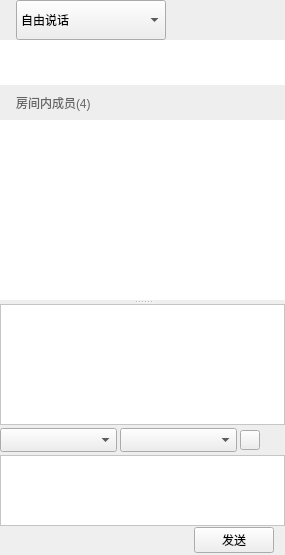
<?xml version="1.0" encoding="UTF-8"?>
<ui version="4.0">
 <class>LeftWdg</class>
 <widget class="QWidget" name="LeftWdg">
  <property name="geometry">
   <rect>
    <x>0</x>
    <y>0</y>
    <width>285</width>
    <height>555</height>
   </rect>
  </property>
  <property name="sizePolicy">
   <sizepolicy hsizetype="Preferred" vsizetype="Preferred">
    <horstretch>0</horstretch>
    <verstretch>0</verstretch>
   </sizepolicy>
  </property>
  <property name="minimumSize">
   <size>
    <width>285</width>
    <height>555</height>
   </size>
  </property>
  <property name="maximumSize">
   <size>
    <width>500</width>
    <height>16777215</height>
   </size>
  </property>
  <property name="windowTitle">
   <string>LeftWdg</string>
  </property>
  <layout class="QVBoxLayout" name="verticalLayout">
   <property name="spacing">
    <number>10</number>
   </property>
   <property name="leftMargin">
    <number>0</number>
   </property>
   <property name="topMargin">
    <number>0</number>
   </property>
   <property name="rightMargin">
    <number>10</number>
   </property>
   <property name="bottomMargin">
    <number>10</number>
   </property>
   <item>
    <widget class="QSplitter" name="splitter">
     <property name="minimumSize">
      <size>
       <width>285</width>
       <height>555</height>
      </size>
     </property>
     <property name="orientation">
      <enum>Qt::Vertical</enum>
     </property>
     <widget class="QWidget" name="userListArea" native="true">
      <property name="sizePolicy">
       <sizepolicy hsizetype="Preferred" vsizetype="Maximum">
        <horstretch>0</horstretch>
        <verstretch>1</verstretch>
       </sizepolicy>
      </property>
      <property name="minimumSize">
       <size>
        <width>0</width>
        <height>300</height>
       </size>
      </property>
      <property name="styleSheet">
       <string notr="true">background-color: rgb(238, 238, 238);</string>
      </property>
      <layout class="QVBoxLayout" name="verticalLayout_2">
       <property name="spacing">
        <number>0</number>
       </property>
       <property name="margin">
        <number>0</number>
       </property>
       <item>
        <layout class="QHBoxLayout" name="hBoxSpeakMode">
         <property name="spacing">
          <number>0</number>
         </property>
         <property name="leftMargin">
          <number>16</number>
         </property>
         <item>
          <widget class="QComboBox" name="cmbSpeakMode">
           <property name="minimumSize">
            <size>
             <width>150</width>
             <height>40</height>
            </size>
           </property>
           <property name="maximumSize">
            <size>
             <width>200</width>
             <height>16777215</height>
            </size>
           </property>
           <property name="styleSheet">
            <string notr="true"/>
           </property>
           <item>
            <property name="text">
             <string>自由说话</string>
            </property>
           </item>
           <item>
            <property name="text">
             <string>按键说话</string>
            </property>
           </item>
           <item>
            <property name="text">
             <string>主持人点名</string>
            </property>
           </item>
          </widget>
         </item>
         <item>
          <spacer name="horizontalSpacer_2">
           <property name="orientation">
            <enum>Qt::Horizontal</enum>
           </property>
           <property name="sizeHint" stdset="0">
            <size>
             <width>40</width>
             <height>2</height>
            </size>
           </property>
          </spacer>
         </item>
        </layout>
       </item>
       <item>
        <layout class="QHBoxLayout" name="horizontalLayout_2">
         <item>
          <widget class="QLabel" name="lblSpeakerStatus">
           <property name="sizePolicy">
            <sizepolicy hsizetype="Preferred" vsizetype="Preferred">
             <horstretch>0</horstretch>
             <verstretch>0</verstretch>
            </sizepolicy>
           </property>
           <property name="minimumSize">
            <size>
             <width>184</width>
             <height>45</height>
            </size>
           </property>
           <property name="maximumSize">
            <size>
             <width>16777215</width>
             <height>16777215</height>
            </size>
           </property>
           <property name="styleSheet">
            <string notr="true">background-color: rgb(255, 255, 255);
background-repeat: no-repeat;</string>
           </property>
           <property name="text">
            <string/>
           </property>
           <property name="pixmap">
            <pixmap resource="../Resources/Default.qrc">:/skin/room/imgSpeakStatus.png</pixmap>
           </property>
          </widget>
         </item>
        </layout>
       </item>
       <item>
        <layout class="QHBoxLayout" name="horizontalLayout_3">
         <property name="leftMargin">
          <number>16</number>
         </property>
         <item>
          <widget class="QLabel" name="lblUserNum">
           <property name="sizePolicy">
            <sizepolicy hsizetype="Fixed" vsizetype="Preferred">
             <horstretch>0</horstretch>
             <verstretch>0</verstretch>
            </sizepolicy>
           </property>
           <property name="minimumSize">
            <size>
             <width>80</width>
             <height>35</height>
            </size>
           </property>
           <property name="maximumSize">
            <size>
             <width>120</width>
             <height>16777215</height>
            </size>
           </property>
           <property name="styleSheet">
            <string notr="true">font: 12pt &quot;微软雅黑&quot;;
color: rgb(102,102,102);</string>
           </property>
           <property name="text">
            <string>房间内成员(4)</string>
           </property>
          </widget>
         </item>
         <item>
          <spacer name="horizontalSpacer">
           <property name="orientation">
            <enum>Qt::Horizontal</enum>
           </property>
           <property name="sizeHint" stdset="0">
            <size>
             <width>40</width>
             <height>20</height>
            </size>
           </property>
          </spacer>
         </item>
        </layout>
       </item>
       <item>
        <widget class="QListView" name="lvUser">
         <property name="styleSheet">
          <string notr="true">background-color: rgb(255, 255, 255);
border:0px solid rgb(211, 224, 233);
min-height:40px;</string>
         </property>
        </widget>
       </item>
      </layout>
     </widget>
     <widget class="QWidget" name="txtChatArea" native="true">
      <property name="sizePolicy">
       <sizepolicy hsizetype="Preferred" vsizetype="Fixed">
        <horstretch>0</horstretch>
        <verstretch>0</verstretch>
       </sizepolicy>
      </property>
      <property name="minimumSize">
       <size>
        <width>285</width>
        <height>250</height>
       </size>
      </property>
      <property name="maximumSize">
       <size>
        <width>16777215</width>
        <height>500</height>
       </size>
      </property>
      <layout class="QVBoxLayout" name="downLayout">
       <property name="spacing">
        <number>0</number>
       </property>
       <property name="sizeConstraint">
        <enum>QLayout::SetMinimumSize</enum>
       </property>
       <property name="margin">
        <number>0</number>
       </property>
       <item>
        <widget class="QWidget" name="verticalWidget" native="true">
         <property name="minimumSize">
          <size>
           <width>285</width>
           <height>105</height>
          </size>
         </property>
         <layout class="QVBoxLayout" name="verticalLayout_3" stretch="0,0,0,0">
          <property name="spacing">
           <number>0</number>
          </property>
          <property name="margin">
           <number>0</number>
          </property>
          <item>
           <widget class="QTextEdit" name="outPutTextEdit">
            <property name="styleSheet">
             <string notr="true">background-color: rgb(255, 255, 255);</string>
            </property>
           </widget>
          </item>
          <item>
           <widget class="QWidget" name="chatToolBar" native="true">
            <property name="sizePolicy">
             <sizepolicy hsizetype="Preferred" vsizetype="Fixed">
              <horstretch>0</horstretch>
              <verstretch>0</verstretch>
             </sizepolicy>
            </property>
            <property name="minimumSize">
             <size>
              <width>277</width>
              <height>30</height>
             </size>
            </property>
            <property name="styleSheet">
             <string notr="true">background-color: rgb(238, 238, 238);</string>
            </property>
            <layout class="QHBoxLayout" name="horizontalLayout_5">
             <property name="spacing">
              <number>3</number>
             </property>
             <property name="leftMargin">
              <number>0</number>
             </property>
             <property name="topMargin">
              <number>0</number>
             </property>
             <property name="rightMargin">
              <number>2</number>
             </property>
             <property name="bottomMargin">
              <number>0</number>
             </property>
             <item>
              <widget class="QComboBox" name="fontBox">
               <property name="styleSheet">
                <string notr="true">outline: none;
	margin: 0px;
	border-width:3px 3px 3px 3px;
	border-image:url(:/login/login/style_1_disable.png);
	padding: 1px 1px 1px 1px;
	selection-background-color: qlineargradient(x1: 0.5, y1: 0.5, x2: 0, y2: 0, stop: 0 #3f98d9, stop: 1 #3188c7);

</string>
               </property>
              </widget>
             </item>
             <item>
              <widget class="QComboBox" name="sizeBox">
               <property name="styleSheet">
                <string notr="true">outline: none;
	margin: 0px;
	border-width:3px 3px 3px 3px;
	border-image:url(:/login/login/style_1_disable.png);
	padding: 1px 1px 1px 1px;
	selection-background-color: qlineargradient(x1: 0.5, y1: 0.5, x2: 0, y2: 0, stop: 0 #3f98d9, stop: 1 #3188c7);
</string>
               </property>
              </widget>
             </item>
             <item>
              <widget class="QPushButton" name="colorBtn">
               <property name="maximumSize">
                <size>
                 <width>20</width>
                 <height>20</height>
                </size>
               </property>
               <property name="styleSheet">
                <string notr="true">border-image:url(:/setting/setting/colorImage.png);</string>
               </property>
               <property name="text">
                <string/>
               </property>
              </widget>
             </item>
             <item>
              <widget class="QPushButton" name="gifBtn">
               <property name="maximumSize">
                <size>
                 <width>20</width>
                 <height>20</height>
                </size>
               </property>
               <property name="styleSheet">
                <string notr="true">border:0px;
	min-width:20px;min-height:20px;
	max-width:20px;max-height:20px;	
	border-image: url(:/setting/setting/MoreExpressionShops.png) 0 0 0 0;</string>
               </property>
               <property name="text">
                <string/>
               </property>
              </widget>
             </item>
            </layout>
           </widget>
          </item>
          <item>
           <widget class="QTextEdit" name="inPutTextEdit">
            <property name="minimumSize">
             <size>
              <width>275</width>
              <height>71</height>
             </size>
            </property>
            <property name="maximumSize">
             <size>
              <width>16777215</width>
              <height>130</height>
             </size>
            </property>
            <property name="styleSheet">
             <string notr="true">background-color: rgb(255, 255, 255);</string>
            </property>
            <property name="horizontalScrollBarPolicy">
             <enum>Qt::ScrollBarAlwaysOff</enum>
            </property>
            <property name="html">
             <string>&lt;!DOCTYPE HTML PUBLIC &quot;-//W3C//DTD HTML 4.0//EN&quot; &quot;http://www.w3.org/TR/REC-html40/strict.dtd&quot;&gt;
&lt;html&gt;&lt;head&gt;&lt;meta name=&quot;qrichtext&quot; content=&quot;1&quot; /&gt;&lt;style type=&quot;text/css&quot;&gt;
p, li { white-space: pre-wrap; }
&lt;/style&gt;&lt;/head&gt;&lt;body style=&quot; font-family:'SimSun'; font-size:9pt; font-weight:400; font-style:normal;&quot;&gt;
&lt;p style=&quot;-qt-paragraph-type:empty; margin-top:0px; margin-bottom:0px; margin-left:0px; margin-right:0px; -qt-block-indent:0; text-indent:0px;&quot;&gt;&lt;br /&gt;&lt;/p&gt;&lt;/body&gt;&lt;/html&gt;</string>
            </property>
            <property name="overwriteMode">
             <bool>false</bool>
            </property>
            <property name="tabStopWidth">
             <number>70</number>
            </property>
           </widget>
          </item>
          <item>
           <widget class="QWidget" name="horizontalWidget" native="true">
            <layout class="QHBoxLayout" name="horizontalLayout">
             <property name="leftMargin">
              <number>10</number>
             </property>
             <property name="topMargin">
              <number>1</number>
             </property>
             <property name="bottomMargin">
              <number>2</number>
             </property>
             <item>
              <spacer name="horizontalSpacer_4">
               <property name="orientation">
                <enum>Qt::Horizontal</enum>
               </property>
               <property name="sizeHint" stdset="0">
                <size>
                 <width>40</width>
                 <height>20</height>
                </size>
               </property>
              </spacer>
             </item>
             <item>
              <widget class="QPushButton" name="btnSendMsg">
               <property name="whatsThis">
                <string>SeanButton</string>
               </property>
               <property name="text">
                <string>发送</string>
               </property>
              </widget>
             </item>
            </layout>
           </widget>
          </item>
         </layout>
        </widget>
       </item>
      </layout>
     </widget>
    </widget>
   </item>
  </layout>
 </widget>
 <layoutdefault spacing="6" margin="11"/>
 <resources>
  <include location="../Resources/Default.qrc"/>
 </resources>
 <connections/>
</ui>
